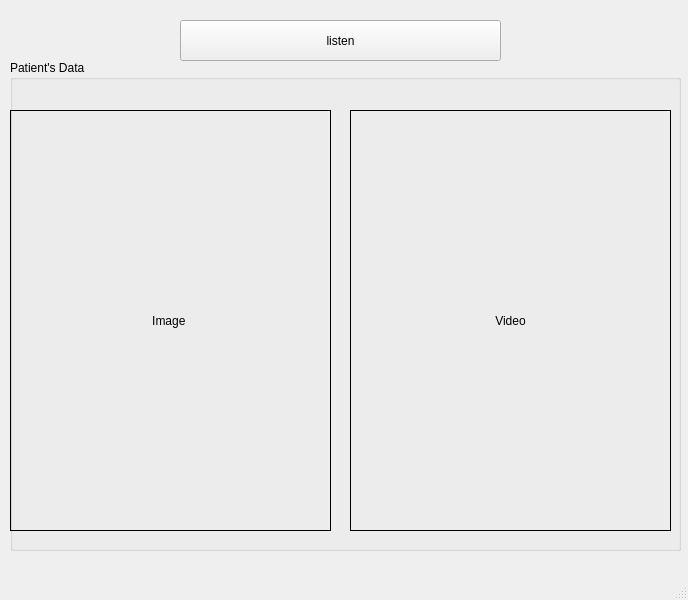
<?xml version="1.0" encoding="UTF-8"?>
<ui version="4.0">
 <class>MainWindow</class>
 <widget class="QMainWindow" name="MainWindow">
  <property name="geometry">
   <rect>
    <x>0</x>
    <y>0</y>
    <width>688</width>
    <height>600</height>
   </rect>
  </property>
  <property name="windowTitle">
   <string>MainWindow</string>
  </property>
  <widget class="QWidget" name="centralwidget">
   <widget class="QPushButton" name="listenButton">
    <property name="geometry">
     <rect>
      <x>180</x>
      <y>20</y>
      <width>321</width>
      <height>41</height>
     </rect>
    </property>
    <property name="text">
     <string>listen</string>
    </property>
   </widget>
   <widget class="QGroupBox" name="groupBox">
    <property name="geometry">
     <rect>
      <x>10</x>
      <y>60</y>
      <width>671</width>
      <height>491</height>
     </rect>
    </property>
    <property name="title">
     <string>Patient's Data </string>
    </property>
    <widget class="QLabel" name="videoLabel">
     <property name="geometry">
      <rect>
       <x>340</x>
       <y>50</y>
       <width>321</width>
       <height>421</height>
      </rect>
     </property>
     <property name="frameShape">
      <enum>QFrame::Box</enum>
     </property>
     <property name="text">
      <string>Video</string>
     </property>
     <property name="alignment">
      <set>Qt::AlignCenter</set>
     </property>
    </widget>
    <widget class="QLabel" name="image_label">
     <property name="geometry">
      <rect>
       <x>0</x>
       <y>50</y>
       <width>321</width>
       <height>421</height>
      </rect>
     </property>
     <property name="frameShape">
      <enum>QFrame::Box</enum>
     </property>
     <property name="text">
      <string>Image </string>
     </property>
     <property name="alignment">
      <set>Qt::AlignCenter</set>
     </property>
    </widget>
   </widget>
  </widget>
  <widget class="QMenuBar" name="menubar">
   <property name="geometry">
    <rect>
     <x>0</x>
     <y>0</y>
     <width>688</width>
     <height>22</height>
    </rect>
   </property>
  </widget>
  <widget class="QStatusBar" name="statusbar"/>
 </widget>
 <resources/>
 <connections/>
</ui>
